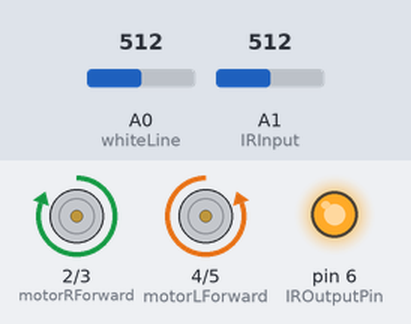
Simulated run of this sketch. Board: Arduino Uno, built with avr-gcc and run on an emulated ATmega328P. Shown: motor-driver pin pairs drawn as motors (green arrow = first pin HIGH = forward, orange = second pin HIGH = backward, longer = more drive), output pins drawn as LEDs (lit = HIGH). The test bench sets the inputs (shaded band); at power-on: A0 (whiteLine) = 512, A1 (IRInput) = 512.

Above: at 6.2 s.
6.3 s: A0 (whiteLine) set to 907
9.8 s: A0 (whiteLine) set to 935
At 10.9 s:
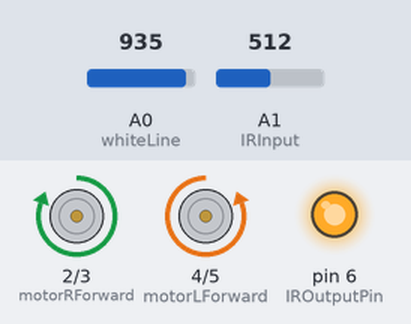
13.3 s: A1 (IRInput) set to 1004
16.8 s: A1 (IRInput) set to 1019
At 18.0 s:
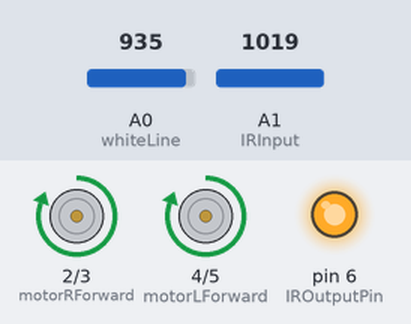
18.3 s: A1 (IRInput) set to 900
At 19.0 s:
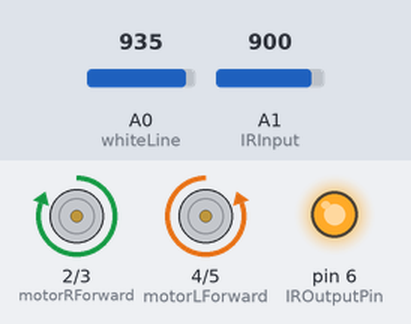
22.5 s: A1 (IRInput) set to 1023
At 23.6 s:
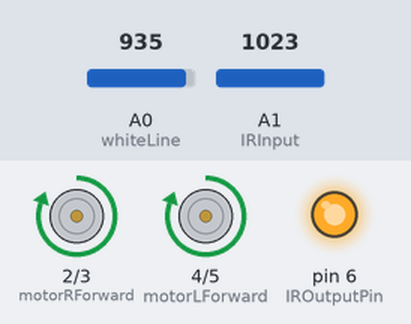
Timing chart, 0 to 25.3 s (numbered marks = the images above; inputs shaded):
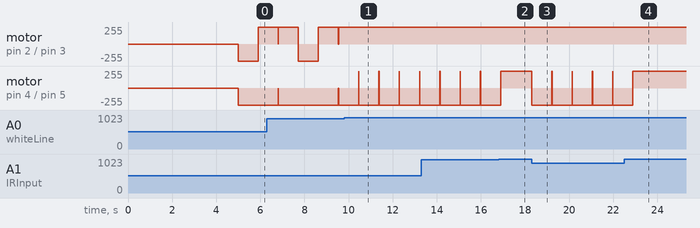

The sketch:

Sumobot.ino
```cpp
void stp();
boolean detectWhite();
boolean detectIR();


int motorRForward = 2;
int motorRBackward=3;
int motorLForward=4;
int motorLBackward=5;
int IROutputPin=6;
const int IRInput=A1;
const int whiteLine=A0;


void setup()
{
  pinMode(motorRForward, OUTPUT);
  pinMode(motorRBackward, OUTPUT);
  pinMode(motorLForward, OUTPUT);
  pinMode(motorLBackward, OUTPUT);
  pinMode(whiteLine, INPUT);
  pinMode(IROutputPin,OUTPUT);
  pinMode(IRInput,INPUT);
  digitalWrite(IROutputPin,HIGH);
  Serial.begin(9600);
  delay(5000);
}


void loop() {
//  int val = analogRead(IRInput);
//  Serial.println(val);
//  delay(500);

//  int proximityADC = analogRead(QRD1114_PIN);
//  float proximityV = (float)proximityADC * 5.0 / 1023.0;
//  Serial.println(proximityV);
//  delay(500);
//  digitalWrite(motorLBackward, HIGH);
//  digitalWrite(motor2Backward, HIGH);

//  if(proximityV>=4.5){
//
//
//    delay(1000);
//    digitalWrite(motor1Forward, HIGH);
//    delay(1000);
//    digitalWrite(motor1Forward, LOW);
//    delay(1000);
//    digitalWrite(motor1Backward, HIGH);
//    delay(1000);
//    digitalWrite(motor1Backward, LOW);
//    delay(1000);
//    digitalWrite(motor2Forward, HIGH);
//    delay(1000);
//    digitalWrite(motor2Forward, LOW);
//    delay(1000);
//    digitalWrite(motor2Backward, HIGH);
//    delay(1000);
//    digitalWrite(motor2Backward, LOW);
  moveForward();


}

float degreesToSec(float deg, float sec) {
  return((sec / 360.0)*deg);
}

void rotate(int deg){
  digitalWrite(motorLBackward, HIGH);
  digitalWrite(motorRForward, HIGH);
  delay(degreesToSec(deg, 5450));
  stp();

}

void rotateTest(){
  digitalWrite(motorLBackward, HIGH);
  digitalWrite(motorRForward, HIGH);
}

void moveBackward(){
  digitalWrite(motorLBackward, HIGH);
  digitalWrite(motorRBackward, HIGH);
  delay(900);
  stp();
}

void moveForward(){
  digitalWrite(motorLForward, HIGH);
  digitalWrite(motorRForward, HIGH);

  if(detectWhite()){
    stp();
    moveBackward();
    rotate(60);
  }

  if(detectIR()){
    stp();
    rotate(60);
  }
}

boolean detectWhite(){
  int proximityADC = analogRead(whiteLine);
  float proximityV = (float)proximityADC * 5.0 / 1023.0;
  if(proximityV<4.5){
    return true;
  }
  return false;
}

boolean detectIR(){
  float sum=0;
  int counter=0;
  while(counter<100){
    sum+=analogRead(IRInput);
    counter++;
  }
  sum/=counter;
  if(sum<1019){
    return true;
  }
  return false;
}

void stp(){
  digitalWrite(motorLForward, LOW);
  digitalWrite(motorRForward, LOW);
  digitalWrite(motorLBackward, LOW);
  digitalWrite(motorRBackward, LOW);

}
```

Measured:
- the behaviour switches between 920 and 921 on A0 (whiteLine) (found by bisection; images 0 and 1)
- the behaviour switches between 1018 and 1019 on A1 (IRInput) (found by bisection; images 1 and 2)
- after the input at 9.8 s, motor on pin 2 (motorRForward) / pin 3 (motorRBackward): stays forward 255/255 (without the input it goes to backward 255/255 after 0.66 s)
- after the input at 16.8 s, motor on pin 4 (motorLForward) / pin 5 (motorLBackward): goes on until 16.9 s, then stays forward 255/255
- after the input at 18.3 s, motor on pin 4 (motorLForward) / pin 5 (motorLBackward): alternates forward 255/255 for 0.01 s and backward 255/255 for 0.91 s, starting at once
- after the input at 22.5 s, motor on pin 4 (motorLForward) / pin 5 (motorLBackward): goes on until 22.9 s, then stays forward 255/255
- by itself, motor on pin 4 (motorLForward) / pin 5 (motorLBackward): alternates forward 255/255 for 0.01 s and backward 255/255 for 0.91 s
